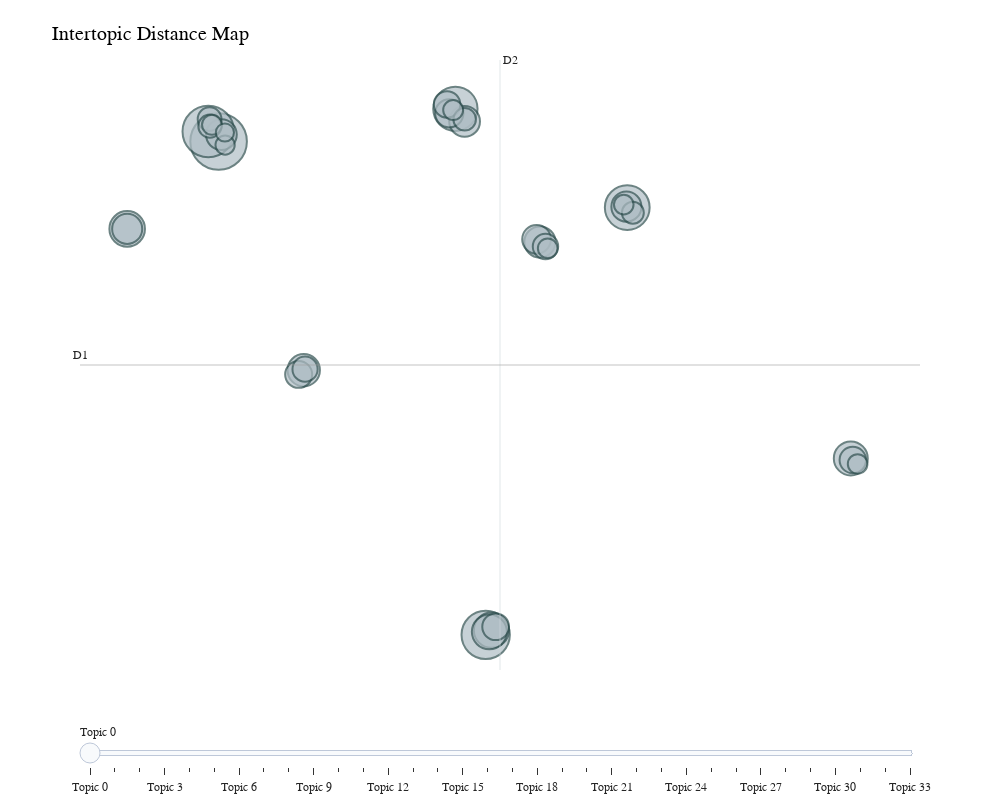

Notebook cell for this chart:
### Code cell
# ------------------------------------------------------------
# Visualize intertopic distances
# (move this to a function)
# ------------------------------------------------------------

# N.B. UMAP (Uniform Manifold Approximation and Projection)
# used for dimensionality reduction. 
fig_2d = topic_model.visualize_topics(custom_labels=True)

# Update background and grid
fig_2d.update_layout(
    plot_bgcolor="white",
    paper_bgcolor="white",
    font_family="Arial",
    title={
        "text": f"Intertopic Distance Map<br><sup>{model_label}</sup>",
        "x": 0.15,
        "font": {"size": 20}
    },
    width=1000,
    height=800,
    xaxis=dict(
        showgrid=False,
        zeroline=True,
        showline=True,
        ticks="outside",
        title=None
    ),
    yaxis=dict(
        showgrid=False,
        zeroline=True,
        showline=True,
        ticks="outside",
        title=None
    ),
    legend=dict(
        orientation="h",
        yanchor="bottom",
        y=1.02,
        xanchor="center",
        x=0.5
    )
)
fig_2d.write_html("../outputs/intertopic_distance_map_2D.html")   

fig_2d.show()

### Figure 1 — Plotly figure (JSON) as saved in the notebook; plotly's stock layout.template omitted (floating-point values rounded to 4 significant figures)
{"data": [{"customdata": [[0, "safety | iosa | accidents | accident | audit", 233], [1, "security | information | passenger | smart security | screening", 194], [2, "settlement | billion | processed | bsp | cass", 170], [3, "charges | airport | airports | infrastructure | cost", 146], [4, "business | global | governments | important | great", 143], [5, "ndc | order | travel | airline | retailing", 92], [6, "baggage | fast travel | fast | boarding | passengers", 90], [7, "cargo | e-freight | freight | e-awb | chain", 89], [8, "saf | corsia | emissions | production | carbon", 84], [9, "regulation | rights | passenger rights | regulations | smarter", 76], [10, "markets | growth | load | premium | capacity", 71], [11, "covid-19 | health | testing | travel | pandemic", 69], [12, "airlines | airways | china | cargo | latam", 69], [13, "tax | taxes | taxation | government | tourism", 66], [14, "data | intelligence | consulting | cargois | solutions", 66], [15, "cargo | trade | growth | global | demand", 60], [16, "world | commercial | jobs | people | economic", 58], [17, "unruly | mc99 | mp14 | passengers | incidents", 53], [18, "ceiv | lithium | batteries | dangerous | dangerous goods", 52], [19, "training | itdi | strategic | courses | partners", 51], [20, "emissions | carbon | environmental | technology | fuel efficiency", 51], [21, "profit | billion | net | profits | profitability", 47], [22, "slot | wsg | slots | airport | airports", 46], [23, " |  |  |  | ", 41], [24, "fax | tel fax | tel | offices | box", 39], [25, "airlines | airways | mr | representing | group", 37], [26, "atm | airspace | european | nextgen | traffic", 35], [27, "identity | id | digital | biometric | travel", 29], [28, "diversity | inclusion | diversity inclusion | female | gender", 29], [29, "ienva | waste | environmental | assessment | stage", 28], [30, "fuel | jet fuel | jet | supply | fuel supply", 28], [31, "oil | barrel | prices | fuel | price", 28], [32, "isago | ground | audits | audit | ground operations", 27], [33, "domestic | travel | rpks | international | traffic", 24]], "hovertemplate": "<b>Topic %{customdata[0]}</b><br>%{customdata[1]}<br>Size: %{customdata[2]}", "legendgroup": "", "marker": {"color": "#B0BEC5", "line": {"color": "DarkSlateGrey", "width": 2}, "size": [233, 194, 170, 146, 143, 92, 90, 89, 84, 76, 71, 69, 69, 66, 66, 60, 58, 53, 52, 51, 51, 47, 46, 41, 39, 37, 35, 29, 29, 28, 28, 28, 27, 24], "sizemode": "area", "sizeref": 0.1456, "symbol": "circle"}, "mode": "markers", "name": "", "orientation": "v", "showlegend": false, "type": "scatter", "x": [-10.44, -10.92, 2.058, 8.684, 0.6406, -14.72, 2.327, 2.23, 19.15, -6.456, 4.595, -10.31, 1.071, 8.644, -14.72, 4.439, 0.3555, -6.695, 2.524, 0.2499, 19.24, 4.857, -6.396, -10.86, -10.85, 1.075, 8.947, -10.75, 0.5363, 19.47, 8.52, 4.959, -10.14, -10.15], "xaxis": "x", "y": [14.91, 15.48, -13.49, 11.1, 16.79, 9.877, -13.22, -13.32, -3.334, 1.741, 9.12, 15.3, 16.06, 11.16, 9.877, 9.277, 16.53, 1.502, -13.02, 17.04, -3.427, 8.859, 1.801, 16.19, 15.79, 16.18, 10.81, 15.87, 16.71, -3.652, 11.27, 8.758, 14.7, 15.42], "yaxis": "y"}], "layout": {"annotations": [{"showarrow": false, "text": "D1", "x": -16.93, "y": 2.042, "yshift": 10}, {"showarrow": false, "text": "D2", "x": 2.728, "xshift": 10, "y": 19.6}], "font": {"family": "Arial"}, "height": 800, "hoverlabel": {"bgcolor": "white", "font": {"family": "Rockwell", "size": 16}}, "legend": {"itemsizing": "constant", "orientation": "h", "tracegroupgap": 0, "x": 0.5, "xanchor": "center", "y": 1.02, "yanchor": "bottom"}, "margin": {"t": 60}, "paper_bgcolor": "white", "plot_bgcolor": "white", "shapes": [{"line": {"color": "#CFD8DC", "width": 2}, "type": "line", "x0": 2.728, "x1": 2.728, "y0": -15.51, "y1": 19.6}, {"line": {"color": "#9E9E9E", "width": 2}, "type": "line", "x0": -16.93, "x1": 22.38, "y0": 2.042, "y1": 2.042}], "sliders": [{"active": 0, "pad": {"t": 50}, "steps": [{"args": [{"marker.color": [["red", "#B0BEC5", "#B0BEC5", "#B0BEC5", "#B0BEC5", "#B0BEC5", "#B0BEC5", "#B0BEC5", "#B0BEC5", "#B0BEC5", "#B0BEC5", "#B0BEC5", "#B0BEC5", "#B0BEC5", "#B0BEC5", "#B0BEC5", "#B0BEC5", "#B0BEC5", "#B0BEC5", "#B0BEC5", "#B0BEC5", "#B0BEC5", "#B0BEC5", "#B0BEC5", "#B0BEC5", "#B0BEC5", "#B0BEC5", "#B0BEC5", "#B0BEC5", "#B0BEC5", "#B0BEC5", "#B0BEC5", "#B0BEC5", "#B0BEC5"]]}], "label": "Topic 0", "method": "update"}, {"args": [{"marker.color": [["#B0BEC5", "red", "#B0BEC5", "#B0BEC5", "#B0BEC5", "#B0BEC5", "#B0BEC5", "#B0BEC5", "#B0BEC5", "#B0BEC5", "#B0BEC5", "#B0BEC5", "#B0BEC5", "#B0BEC5", "#B0BEC5", "#B0BEC5", "#B0BEC5", "#B0BEC5", "#B0BEC5", "#B0BEC5", "#B0BEC5", "#B0BEC5", "#B0BEC5", "#B0BEC5", "#B0BEC5", "#B0BEC5", "#B0BEC5", "#B0BEC5", "#B0BEC5", "#B0BEC5", "#B0BEC5", "#B0BEC5", "#B0BEC5", "#B0BEC5"]]}], "label": "Topic 1", "method": "update"}, {"args": [{"marker.color": [["#B0BEC5", "#B0BEC5", "red", "#B0BEC5", "#B0BEC5", "#B0BEC5", "#B0BEC5", "#B0BEC5", "#B0BEC5", "#B0BEC5", "#B0BEC5", "#B0BEC5", "#B0BEC5", "#B0BEC5", "#B0BEC5", "#B0BEC5", "#B0BEC5", "#B0BEC5", "#B0BEC5", "#B0BEC5", "#B0BEC5", "#B0BEC5", "#B0BEC5", "#B0BEC5", "#B0BEC5", "#B0BEC5", "#B0BEC5", "#B0BEC5", "#B0BEC5", "#B0BEC5", "#B0BEC5", "#B0BEC5", "#B0BEC5", "#B0BEC5"]]}], "label": "Topic 2", "method": "update"}, {"args": [{"marker.color": [["#B0BEC5", "#B0BEC5", "#B0BEC5", "red", "#B0BEC5", "#B0BEC5", "#B0BEC5", "#B0BEC5", "#B0BEC5", "#B0BEC5", "#B0BEC5", "#B0BEC5", "#B0BEC5", "#B0BEC5", "#B0BEC5", "#B0BEC5", "#B0BEC5", "#B0BEC5", "#B0BEC5", "#B0BEC5", "#B0BEC5", "#B0BEC5", "#B0BEC5", "#B0BEC5", "#B0BEC5", "#B0BEC5", "#B0BEC5", "#B0BEC5", "#B0BEC5", "#B0BEC5", "#B0BEC5", "#B0BEC5", "#B0BEC5", "#B0BEC5"]]}], "label": "Topic 3", "method": "update"}, {"args": [{"marker.color": [["#B0BEC5", "#B0BEC5", "#B0BEC5", "#B0BEC5", "red", "#B0BEC5", "#B0BEC5", "#B0BEC5", "#B0BEC5", "#B0BEC5", "#B0BEC5", "#B0BEC5", "#B0BEC5", "#B0BEC5", "#B0BEC5", "#B0BEC5", "#B0BEC5", "#B0BEC5", "#B0BEC5", "#B0BEC5", "#B0BEC5", "#B0BEC5", "#B0BEC5", "#B0BEC5", "#B0BEC5", "#B0BEC5", "#B0BEC5", "#B0BEC5", "#B0BEC5", "#B0BEC5", "#B0BEC5", "#B0BEC5", "#B0BEC5", "#B0BEC5"]]}], "label": "Topic 4", "method": "update"}, {"args": [{"marker.color": [["#B0BEC5", "#B0BEC5", "#B0BEC5", "#B0BEC5", "#B0BEC5", "red", "#B0BEC5", "#B0BEC5", "#B0BEC5", "#B0BEC5", "#B0BEC5", "#B0BEC5", "#B0BEC5", "#B0BEC5", "#B0BEC5", "#B0BEC5", "#B0BEC5", "#B0BEC5", "#B0BEC5", "#B0BEC5", "#B0BEC5", "#B0BEC5", "#B0BEC5", "#B0BEC5", "#B0BEC5", "#B0BEC5", "#B0BEC5", "#B0BEC5", "#B0BEC5", "#B0BEC5", "#B0BEC5", "#B0BEC5", "#B0BEC5", "#B0BEC5"]]}], "label": "Topic 5", "method": "update"}, {"args": [{"marker.color": [["#B0BEC5", "#B0BEC5", "#B0BEC5", "#B0BEC5", "#B0BEC5", "#B0BEC5", "red", "#B0BEC5", "#B0BEC5", "#B0BEC5", "#B0BEC5", "#B0BEC5", "#B0BEC5", "#B0BEC5", "#B0BEC5", "#B0BEC5", "#B0BEC5", "#B0BEC5", "#B0BEC5", "#B0BEC5", "#B0BEC5", "#B0BEC5", "#B0BEC5", "#B0BEC5", "#B0BEC5", "#B0BEC5", "#B0BEC5", "#B0BEC5", "#B0BEC5", "#B0BEC5", "#B0BEC5", "#B0BEC5", "#B0BEC5", "#B0BEC5"]]}], "label": "Topic 6", "method": "update"}, {"args": [{"marker.color": [["#B0BEC5", "#B0BEC5", "#B0BEC5", "#B0BEC5", "#B0BEC5", "#B0BEC5", "#B0BEC5", "red", "#B0BEC5", "#B0BEC5", "#B0BEC5", "#B0BEC5", "#B0BEC5", "#B0BEC5", "#B0BEC5", "#B0BEC5", "#B0BEC5", "#B0BEC5", "#B0BEC5", "#B0BEC5", "#B0BEC5", "#B0BEC5", "#B0BEC5", "#B0BEC5", "#B0BEC5", "#B0BEC5", "#B0BEC5", "#B0BEC5", "#B0BEC5", "#B0BEC5", "#B0BEC5", "#B0BEC5", "#B0BEC5", "#B0BEC5"]]}], "label": "Topic 7", "method": "update"}, {"args": [{"marker.color": [["#B0BEC5", "#B0BEC5", "#B0BEC5", "#B0BEC5", "#B0BEC5", "#B0BEC5", "#B0BEC5", "#B0BEC5", "red", "#B0BEC5", "#B0BEC5", "#B0BEC5", "#B0BEC5", "#B0BEC5", "#B0BEC5", "#B0BEC5", "#B0BEC5", "#B0BEC5", "#B0BEC5", "#B0BEC5", "#B0BEC5", "#B0BEC5", "#B0BEC5", "#B0BEC5", "#B0BEC5", "#B0BEC5", "#B0BEC5", "#B0BEC5", "#B0BEC5", "#B0BEC5", "#B0BEC5", "#B0BEC5", "#B0BEC5", "#B0BEC5"]]}], "label": "Topic 8", "method": "update"}, {"args": [{"marker.color": [["#B0BEC5", "#B0BEC5", "#B0BEC5", "#B0BEC5", "#B0BEC5", "#B0BEC5", "#B0BEC5", "#B0BEC5", "#B0BEC5", "red", "#B0BEC5", "#B0BEC5", "#B0BEC5", "#B0BEC5", "#B0BEC5", "#B0BEC5", "#B0BEC5", "#B0BEC5", "#B0BEC5", "#B0BEC5", "#B0BEC5", "#B0BEC5", "#B0BEC5", "#B0BEC5", "#B0BEC5", "#B0BEC5", "#B0BEC5", "#B0BEC5", "#B0BEC5", "#B0BEC5", "#B0BEC5", "#B0BEC5", "#B0BEC5", "#B0BEC5"]]}], "label": "Topic 9", "method": "update"}, {"args": [{"marker.color": [["#B0BEC5", "#B0BEC5", "#B0BEC5", "#B0BEC5", "#B0BEC5", "#B0BEC5", "#B0BEC5", "#B0BEC5", "#B0BEC5", "#B0BEC5", "red", "#B0BEC5", "#B0BEC5", "#B0BEC5", "#B0BEC5", "#B0BEC5", "#B0BEC5", "#B0BEC5", "#B0BEC5", "#B0BEC5", "#B0BEC5", "#B0BEC5", "#B0BEC5", "#B0BEC5", "#B0BEC5", "#B0BEC5", "#B0BEC5", "#B0BEC5", "#B0BEC5", "#B0BEC5", "#B0BEC5", "#B0BEC5", "#B0BEC5", "#B0BEC5"]]}], "label": "Topic 10", "method": "update"}, {"args": [{"marker.color": [["#B0BEC5", "#B0BEC5", "#B0BEC5", "#B0BEC5", "#B0BEC5", "#B0BEC5", "#B0BEC5", "#B0BEC5", "#B0BEC5", "#B0BEC5", "#B0BEC5", "red", "#B0BEC5", "#B0BEC5", "#B0BEC5", "#B0BEC5", "#B0BEC5", "#B0BEC5", "#B0BEC5", "#B0BEC5", "#B0BEC5", "#B0BEC5", "#B0BEC5", "#B0BEC5", "#B0BEC5", "#B0BEC5", "#B0BEC5", "#B0BEC5", "#B0BEC5", "#B0BEC5", "#B0BEC5", "#B0BEC5", "#B0BEC5", "#B0BEC5"]]}], "label": "Topic 11", "method": "update"}, {"args": [{"marker.color": [["#B0BEC5", "#B0BEC5", "#B0BEC5", "#B0BEC5", "#B0BEC5", "#B0BEC5", "#B0BEC5", "#B0BEC5", "#B0BEC5", "#B0BEC5", "#B0BEC5", "#B0BEC5", "red", "#B0BEC5", "#B0BEC5", "#B0BEC5", "#B0BEC5", "#B0BEC5", "#B0BEC5", "#B0BEC5", "#B0BEC5", "#B0BEC5", "#B0BEC5", "#B0BEC5", "#B0BEC5", "#B0BEC5", "#B0BEC5", "#B0BEC5", "#B0BEC5", "#B0BEC5", "#B0BEC5", "#B0BEC5", "#B0BEC5", "#B0BEC5"]]}], "label": "Topic 12", "method": "update"}, {"args": [{"marker.color": [["#B0BEC5", "#B0BEC5", "#B0BEC5", "#B0BEC5", "#B0BEC5", "#B0BEC5", "#B0BEC5", "#B0BEC5", "#B0BEC5", "#B0BEC5", "#B0BEC5", "#B0BEC5", "#B0BEC5", "red", "#B0BEC5", "#B0BEC5", "#B0BEC5", "#B0BEC5", "#B0BEC5", "#B0BEC5", "#B0BEC5", "#B0BEC5", "#B0BEC5", "#B0BEC5", "#B0BEC5", "#B0BEC5", "#B0BEC5", "#B0BEC5", "#B0BEC5", "#B0BEC5", "#B0BEC5", "#B0BEC5", "#B0BEC5", "#B0BEC5"]]}], "label": "Topic 13", "method": "update"}, {"args": [{"marker.color": [["#B0BEC5", "#B0BEC5", "#B0BEC5", "#B0BEC5", "#B0BEC5", "#B0BEC5", "#B0BEC5", "#B0BEC5", "#B0BEC5", "#B0BEC5", "#B0BEC5", "#B0BEC5", "#B0BEC5", "#B0BEC5", "red", "#B0BEC5", "#B0BEC5", "#B0BEC5", "#B0BEC5", "#B0BEC5", "#B0BEC5", "#B0BEC5", "#B0BEC5", "#B0BEC5", "#B0BEC5", "#B0BEC5", "#B0BEC5", "#B0BEC5", "#B0BEC5", "#B0BEC5", "#B0BEC5", "#B0BEC5", "#B0BEC5", "#B0BEC5"]]}], "label": "Topic 14", "method": "update"}, {"args": [{"marker.color": [["#B0BEC5", "#B0BEC5", "#B0BEC5", "#B0BEC5", "#B0BEC5", "#B0BEC5", "#B0BEC5", "#B0BEC5", "#B0BEC5", "#B0BEC5", "#B0BEC5", "#B0BEC5", "#B0BEC5", "#B0BEC5", "#B0BEC5", "red", "#B0BEC5", "#B0BEC5", "#B0BEC5", "#B0BEC5", "#B0BEC5", "#B0BEC5", "#B0BEC5", "#B0BEC5", "#B0BEC5", "#B0BEC5", "#B0BEC5", "#B0BEC5", "#B0BEC5", "#B0BEC5", "#B0BEC5", "#B0BEC5", "#B0BEC5", "#B0BEC5"]]}], "label": "Topic 15", "method": "update"}, {"args": [{"marker.color": [["#B0BEC5", "#B0BEC5", "#B0BEC5", "#B0BEC5", "#B0BEC5", "#B0BEC5", "#B0BEC5", "#B0BEC5", "#B0BEC5", "#B0BEC5", "#B0BEC5", "#B0BEC5", "#B0BEC5", "#B0BEC5", "#B0BEC5", "#B0BEC5", "red", "#B0BEC5", "#B0BEC5", "#B0BEC5", "#B0BEC5", "#B0BEC5", "#B0BEC5", "#B0BEC5", "#B0BEC5", "#B0BEC5", "#B0BEC5", "#B0BEC5", "#B0BEC5", "#B0BEC5", "#B0BEC5", "#B0BEC5", "#B0BEC5", "#B0BEC5"]]}], "label": "Topic 16", "method": "update"}, {"args": [{"marker.color": [["#B0BEC5", "#B0BEC5", "#B0BEC5", "#B0BEC5", "#B0BEC5", "#B0BEC5", "#B0BEC5", "#B0BEC5", "#B0BEC5", "#B0BEC5", "#B0BEC5", "#B0BEC5", "#B0BEC5", "#B0BEC5", "#B0BEC5", "#B0BEC5", "#B0BEC5", "red", "#B0BEC5", "#B0BEC5", "#B0BEC5", "#B0BEC5", "#B0BEC5", "#B0BEC5", "#B0BEC5", "#B0BEC5", "#B0BEC5", "#B0BEC5", "#B0BEC5", "#B0BEC5", "#B0BEC5", "#B0BEC5", "#B0BEC5", "#B0BEC5"]]}], "label": "Topic 17", "method": "update"}, {"args": [{"marker.color": [["#B0BEC5", "#B0BEC5", "#B0BEC5", "#B0BEC5", "#B0BEC5", "#B0BEC5", "#B0BEC5", "#B0BEC5", "#B0BEC5", "#B0BEC5", "#B0BEC5", "#B0BEC5", "#B0BEC5", "#B0BEC5", "#B0BEC5", "#B0BEC5", "#B0BEC5", "#B0BEC5", "red", "#B0BEC5", "#B0BEC5", "#B0BEC5", "#B0BEC5", "#B0BEC5", "#B0BEC5", "#B0BEC5", "#B0BEC5", "#B0BEC5", "#B0BEC5", "#B0BEC5", "#B0BEC5", "#B0BEC5", "#B0BEC5", "#B0BEC5"]]}], "label": "Topic 18", "method": "update"}, {"args": [{"marker.color": [["#B0BEC5", "#B0BEC5", "#B0BEC5", "#B0BEC5", "#B0BEC5", "#B0BEC5", "#B0BEC5", "#B0BEC5", "#B0BEC5", "#B0BEC5", "#B0BEC5", "#B0BEC5", "#B0BEC5", "#B0BEC5", "#B0BEC5", "#B0BEC5", "#B0BEC5", "#B0BEC5", "#B0BEC5", "red", "#B0BEC5", "#B0BEC5", "#B0BEC5", "#B0BEC5", "#B0BEC5", "#B0BEC5", "#B0BEC5", "#B0BEC5", "#B0BEC5", "#B0BEC5", "#B0BEC5", "#B0BEC5", "#B0BEC5", "#B0BEC5"]]}], "label": "Topic 19", "method": "update"}, {"args": [{"marker.color": [["#B0BEC5", "#B0BEC5", "#B0BEC5", "#B0BEC5", "#B0BEC5", "#B0BEC5", "#B0BEC5", "#B0BEC5", "#B0BEC5", "#B0BEC5", "#B0BEC5", "#B0BEC5", "#B0BEC5", "#B0BEC5", "#B0BEC5", "#B0BEC5", "#B0BEC5", "#B0BEC5", "#B0BEC5", "#B0BEC5", "red", "#B0BEC5", "#B0BEC5", "#B0BEC5", "#B0BEC5", "#B0BEC5", "#B0BEC5", "#B0BEC5", "#B0BEC5", "#B0BEC5", "#B0BEC5", "#B0BEC5", "#B0BEC5", "#B0BEC5"]]}], "label": "Topic 20", "method": "update"}, {"args": [{"marker.color": [["#B0BEC5", "#B0BEC5", "#B0BEC5", "#B0BEC5", "#B0BEC5", "#B0BEC5", "#B0BEC5", "#B0BEC5", "#B0BEC5", "#B0BEC5", "#B0BEC5", "#B0BEC5", "#B0BEC5", "#B0BEC5", "#B0BEC5", "#B0BEC5", "#B0BEC5", "#B0BEC5", "#B0BEC5", "#B0BEC5", "#B0BEC5", "red", "#B0BEC5", "#B0BEC5", "#B0BEC5", "#B0BEC5", "#B0BEC5", "#B0BEC5", "#B0BEC5", "#B0BEC5", "#B0BEC5", "#B0BEC5", "#B0BEC5", "#B0BEC5"]]}], "label": "Topic 21", "method": "update"}, {"args": [{"marker.color": [["#B0BEC5", "#B0BEC5", "#B0BEC5", "#B0BEC5", "#B0BEC5", "#B0BEC5", "#B0BEC5", "#B0BEC5", "#B0BEC5", "#B0BEC5", "#B0BEC5", "#B0BEC5", "#B0BEC5", "#B0BEC5", "#B0BEC5", "#B0BEC5", "#B0BEC5", "#B0BEC5", "#B0BEC5", "#B0BEC5", "#B0BEC5", "#B0BEC5", "red", "#B0BEC5", "#B0BEC5", "#B0BEC5", "#B0BEC5", "#B0BEC5", "#B0BEC5", "#B0BEC5", "#B0BEC5", "#B0BEC5", "#B0BEC5", "#B0BEC5"]]}], "label": "Topic 22", "method": "update"}, {"args": [{"marker.color": [["#B0BEC5", "#B0BEC5", "#B0BEC5", "#B0BEC5", "#B0BEC5", "#B0BEC5", "#B0BEC5", "#B0BEC5", "#B0BEC5", "#B0BEC5", "#B0BEC5", "#B0BEC5", "#B0BEC5", "#B0BEC5", "#B0BEC5", "#B0BEC5", "#B0BEC5", "#B0BEC5", "#B0BEC5", "#B0BEC5", "#B0BEC5", "#B0BEC5", "#B0BEC5", "red", "#B0BEC5", "#B0BEC5", "#B0BEC5", "#B0BEC5", "#B0BEC5", "#B0BEC5", "#B0BEC5", "#B0BEC5", "#B0BEC5", "#B0BEC5"]]}], "label": "Topic 23", "method": "update"}, {"args": [{"marker.color": [["#B0BEC5", "#B0BEC5", "#B0BEC5", "#B0BEC5", "#B0BEC5", "#B0BEC5", "#B0BEC5", "#B0BEC5", "#B0BEC5", "#B0BEC5", "#B0BEC5", "#B0BEC5", "#B0BEC5", "#B0BEC5", "#B0BEC5", "#B0BEC5", "#B0BEC5", "#B0BEC5", "#B0BEC5", "#B0BEC5", "#B0BEC5", "#B0BEC5", "#B0BEC5", "#B0BEC5", "red", "#B0BEC5", "#B0BEC5", "#B0BEC5", "#B0BEC5", "#B0BEC5", "#B0BEC5", "#B0BEC5", "#B0BEC5", "#B0BEC5"]]}], "label": "Topic 24", "method": "update"}, {"args": [{"marker.color": [["#B0BEC5", "#B0BEC5", "#B0BEC5", "#B0BEC5", "#B0BEC5", "#B0BEC5", "#B0BEC5", "#B0BEC5", "#B0BEC5", "#B0BEC5", "#B0BEC5", "#B0BEC5", "#B0BEC5", "#B0BEC5", "#B0BEC5", "#B0BEC5", "#B0BEC5", "#B0BEC5", "#B0BEC5", "#B0BEC5", "#B0BEC5", "#B0BEC5", "#B0BEC5", "#B0BEC5", "#B0BEC5", "red", "#B0BEC5", "#B0BEC5", "#B0BEC5", "#B0BEC5", "#B0BEC5", "#B0BEC5", "#B0BEC5", "#B0BEC5"]]}], "label": "Topic 25", "method": "update"}, {"args": [{"marker.color": [["#B0BEC5", "#B0BEC5", "#B0BEC5", "#B0BEC5", "#B0BEC5", "#B0BEC5", "#B0BEC5", "#B0BEC5", "#B0BEC5", "#B0BEC5", "#B0BEC5", "#B0BEC5", "#B0BEC5", "#B0BEC5", "#B0BEC5", "#B0BEC5", "#B0BEC5", "#B0BEC5", "#B0BEC5", "#B0BEC5", "#B0BEC5", "#B0BEC5", "#B0BEC5", "#B0BEC5", "#B0BEC5", "#B0BEC5", "red", "#B0BEC5", "#B0BEC5", "#B0BEC5", "#B0BEC5", "#B0BEC5", "#B0BEC5", "#B0BEC5"]]}], "label": "Topic 26", "method": "update"}, {"args": [{"marker.color": [["#B0BEC5", "#B0BEC5", "#B0BEC5", "#B0BEC5", "#B0BEC5", "#B0BEC5", "#B0BEC5", "#B0BEC5", "#B0BEC5", "#B0BEC5", "#B0BEC5", "#B0BEC5", "#B0BEC5", "#B0BEC5", "#B0BEC5", "#B0BEC5", "#B0BEC5", "#B0BEC5", "#B0BEC5", "#B0BEC5", "#B0BEC5", "#B0BEC5", "#B0BEC5", "#B0BEC5", "#B0BEC5", "#B0BEC5", "#B0BEC5", "red", "#B0BEC5", "#B0BEC5", "#B0BEC5", "#B0BEC5", "#B0BEC5", "#B0BEC5"]]}], "label": "Topic 27", "method": "update"}, {"args": [{"marker.color": [["#B0BEC5", "#B0BEC5", "#B0BEC5", "#B0BEC5", "#B0BEC5", "#B0BEC5", "#B0BEC5", "#B0BEC5", "#B0BEC5", "#B0BEC5", "#B0BEC5", "#B0BEC5", "#B0BEC5", "#B0BEC5", "#B0BEC5", "#B0BEC5", "#B0BEC5", "#B0BEC5", "#B0BEC5", "#B0BEC5", "#B0BEC5", "#B0BEC5", "#B0BEC5", "#B0BEC5", "#B0BEC5", "#B0BEC5", "#B0BEC5", "#B0BEC5", "red", "#B0BEC5", "#B0BEC5", "#B0BEC5", "#B0BEC5", "#B0BEC5"]]}], "label": "Topic 28", "method": "update"}, {"args": [{"marker.color": [["#B0BEC5", "#B0BEC5", "#B0BEC5", "#B0BEC5", "#B0BEC5", "#B0BEC5", "#B0BEC5", "#B0BEC5", "#B0BEC5", "#B0BEC5", "#B0BEC5", "#B0BEC5", "#B0BEC5", "#B0BEC5", "#B0BEC5", "#B0BEC5", "#B0BEC5", "#B0BEC5", "#B0BEC5", "#B0BEC5", "#B0BEC5", "#B0BEC5", "#B0BEC5", "#B0BEC5", "#B0BEC5", "#B0BEC5", "#B0BEC5", "#B0BEC5", "#B0BEC5", "red", "#B0BEC5", "#B0BEC5", "#B0BEC5", "#B0BEC5"]]}], "label": "Topic 29", "method": "update"}, {"args": [{"marker.color": [["#B0BEC5", "#B0BEC5", "#B0BEC5", "#B0BEC5", "#B0BEC5", "#B0BEC5", "#B0BEC5", "#B0BEC5", "#B0BEC5", "#B0BEC5", "#B0BEC5", "#B0BEC5", "#B0BEC5", "#B0BEC5", "#B0BEC5", "#B0BEC5", "#B0BEC5", "#B0BEC5", "#B0BEC5", "#B0BEC5", "#B0BEC5", "#B0BEC5", "#B0BEC5", "#B0BEC5", "#B0BEC5", "#B0BEC5", "#B0BEC5", "#B0BEC5", "#B0BEC5", "#B0BEC5", "red", "#B0BEC5", "#B0BEC5", "#B0BEC5"]]}], "label": "Topic 30", "method": "update"}, {"args": [{"marker.color": [["#B0BEC5", "#B0BEC5", "#B0BEC5", "#B0BEC5", "#B0BEC5", "#B0BEC5", "#B0BEC5", "#B0BEC5", "#B0BEC5", "#B0BEC5", "#B0BEC5", "#B0BEC5", "#B0BEC5", "#B0BEC5", "#B0BEC5", "#B0BEC5", "#B0BEC5", "#B0BEC5", "#B0BEC5", "#B0BEC5", "#B0BEC5", "#B0BEC5", "#B0BEC5", "#B0BEC5", "#B0BEC5", "#B0BEC5", "#B0BEC5", "#B0BEC5", "#B0BEC5", "#B0BEC5", "#B0BEC5", "red", "#B0BEC5", "#B0BEC5"]]}], "label": "Topic 31", "method": "update"}, {"args": [{"marker.color": [["#B0BEC5", "#B0BEC5", "#B0BEC5", "#B0BEC5", "#B0BEC5", "#B0BEC5", "#B0BEC5", "#B0BEC5", "#B0BEC5", "#B0BEC5", "#B0BEC5", "#B0BEC5", "#B0BEC5", "#B0BEC5", "#B0BEC5", "#B0BEC5", "#B0BEC5", "#B0BEC5", "#B0BEC5", "#B0BEC5", "#B0BEC5", "#B0BEC5", "#B0BEC5", "#B0BEC5", "#B0BEC5", "#B0BEC5", "#B0BEC5", "#B0BEC5", "#B0BEC5", "#B0BEC5", "#B0BEC5", "#B0BEC5", "red", "#B0BEC5"]]}], "label": "Topic 32", "method": "update"}, {"args": [{"marker.color": [["#B0BEC5", "#B0BEC5", "#B0BEC5", "#B0BEC5", "#B0BEC5", "#B0BEC5", "#B0BEC5", "#B0BEC5", "#B0BEC5", "#B0BEC5", "#B0BEC5", "#B0BEC5", "#B0BEC5", "#B0BEC5", "#B0BEC5", "#B0BEC5", "#B0BEC5", "#B0BEC5", "#B0BEC5", "#B0BEC5", "#B0BEC5", "#B0BEC5", "#B0BEC5", "#B0BEC5", "#B0BEC5", "#B0BEC5", "#B0BEC5", "#B0BEC5", "#B0BEC5", "#B0BEC5", "#B0BEC5", "#B0BEC5", "#B0BEC5", "red"]]}], "label": "Topic 33", "method": "update"}]}], "title": {"font": {"color": "Black", "size": 20}, "text": "Intertopic Distance Map<br><sup></sup>", "x": 0.15, "xanchor": "center", "y": 0.95, "yanchor": "top"}, "width": 1000, "xaxis": {"anchor": "y", "domain": [0, 1], "range": [-16.93, 22.38], "showgrid": false, "showline": true, "ticks": "outside", "title": {}, "visible": false, "zeroline": true}, "yaxis": {"anchor": "x", "domain": [0, 1], "range": [-15.51, 19.6], "showgrid": false, "showline": true, "ticks": "outside", "title": {}, "visible": false, "zeroline": true}}}
